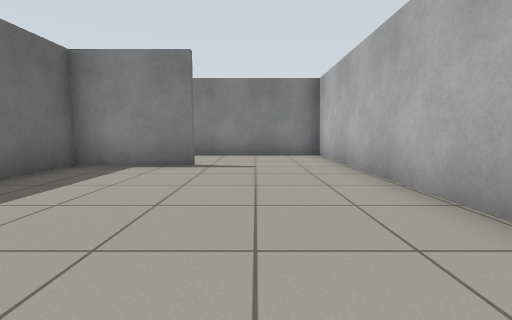
View 1 (above)

19 first-person views from a walk through a world built for the Gazebo simulator. The camera is 0.72 m above the floor, tilts 6° down and sees 90° across. The floor is counted in squares, 1 m on a side. Each view is taken from the middle of a square. On the plan, view 1 faces up. The plan holds only what a view shows up to about 9 squares ahead; the rest is blank.

View 2
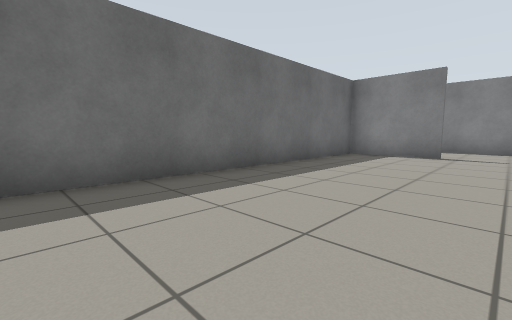

View 3
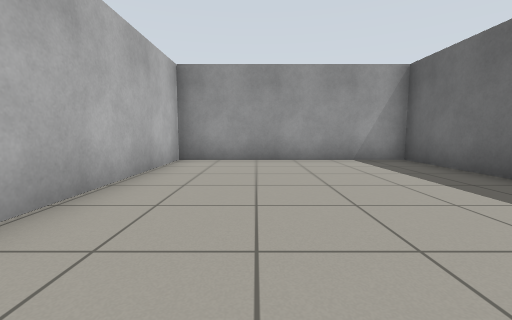

View 4
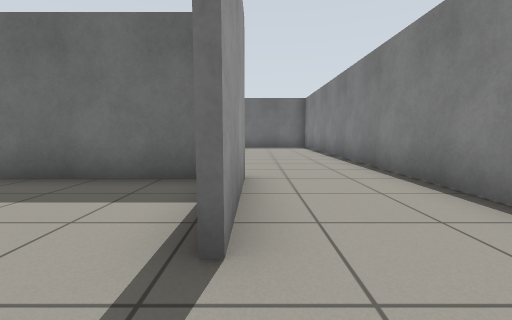

View 5
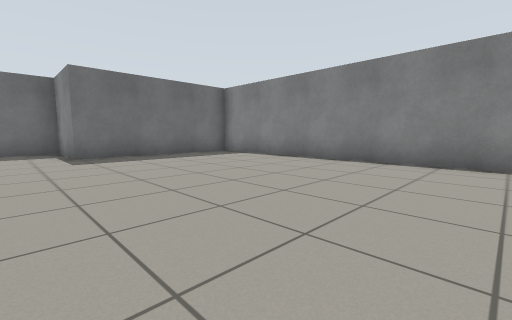

View 6
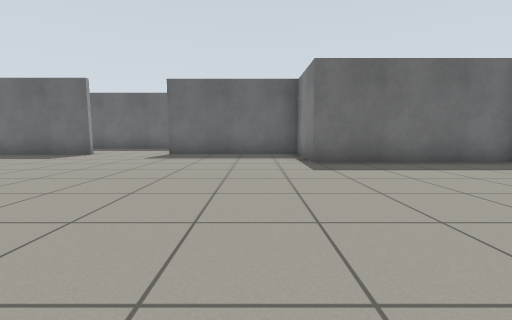

View 7
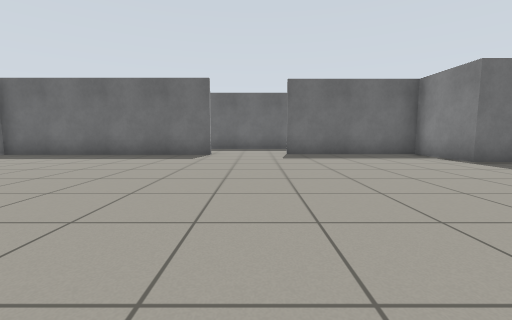

View 8
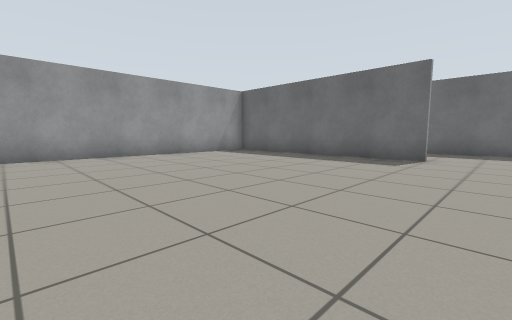

View 9
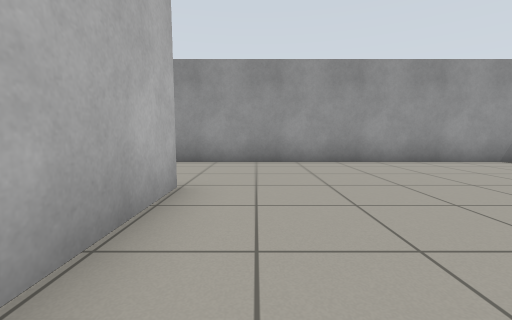

View 10
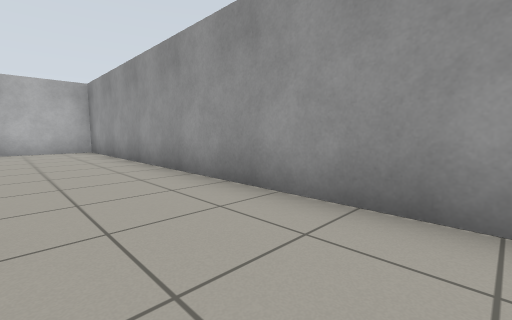

View 11
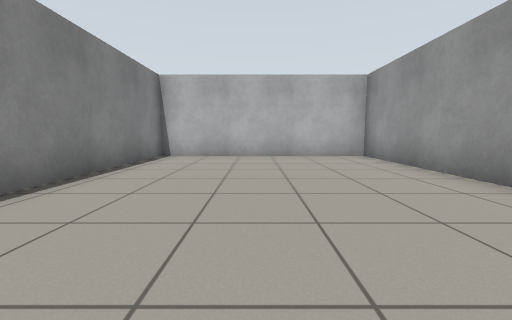

View 12
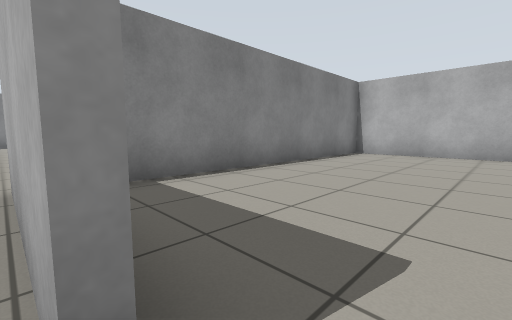

View 13
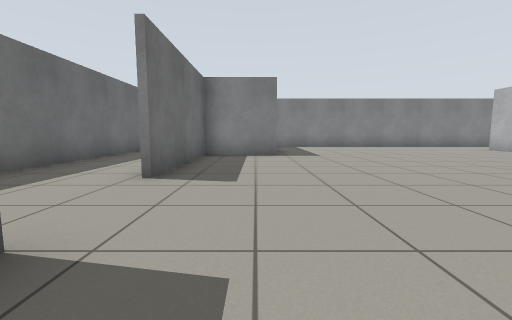

View 14
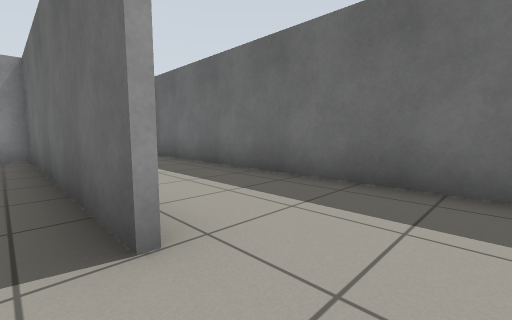

View 15
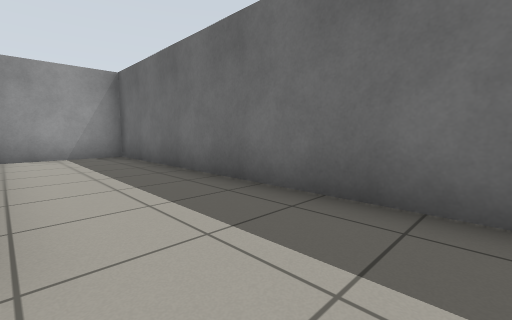

View 16
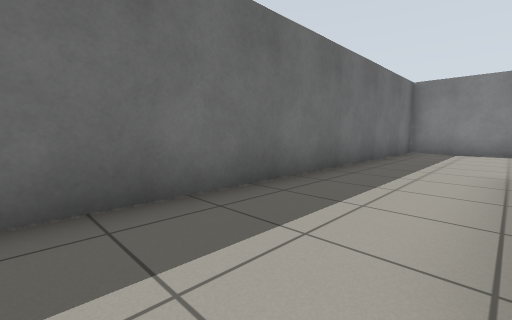

View 17
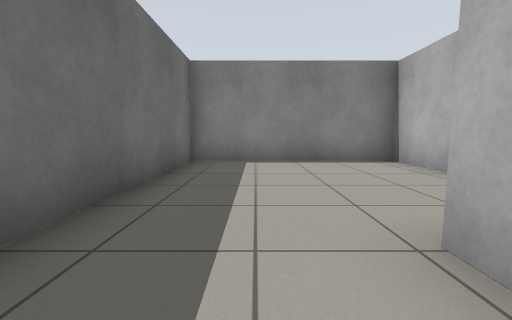

View 18
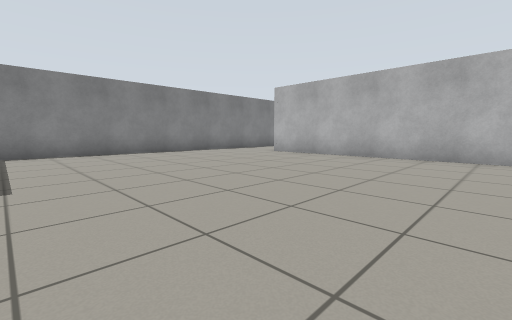

View 19
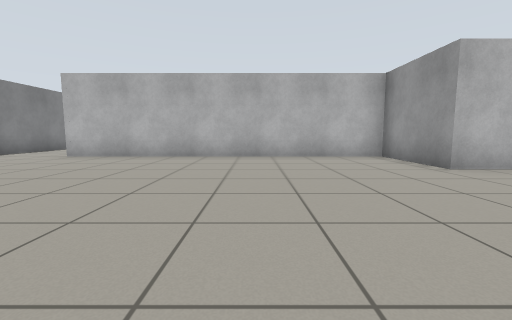

### Floor plan
Points are (right, up) in squares from view 1. A wall is a line through its corners. A room is listed if a view was taken in it or the views show most of it. See-through windows are left out.
Room 1 (views 1, 2, 3, 4)
walls: (-1.4, 5.7) (-4, 5.7) (-4, -3.9); (-4.1, 5.8) (-1.4, 5.8); (-3.9, -3.9) (2.1, -3.9) (2.1, 8.5) (-4.4, 8.5)
ways out: opening at (-5, 7.5) to room 2
Room 2 (views 5, 6, 7, 8, 9, 10, 11, 12, 13, 14, 15, 16, 17, 18, 19)
walls: (-6.9, -7.4) (-6.9, -3.9) (-3.9, -3.9); (-15.5, -3.5) (-15.5, -10.4) (2.1, -10.4) (2.1, -3.9); (-4.1, -4) (-4.1, 5.8); (-15.8, 3) (-15.8, 3.6); (-18.6, 4.5) (-18.6, -10.4) (-15.9, -10.4); (-13.3, 8.4) (-13.3, 3.4) (-15.5, 3.4) (-15.5, -1); (2.1, -4) (-5.7, -4); (-4.4, 8.5) (-12.1, 8.5)
ways out: opening at (-5, 7.5) to room 1; opening at (-17.5, 4) to room 3
Room 3 (no view inside)
walls: (-13.5, 6.6) (-13.5, 8.5) (-18.6, 8.5) (-18.6, 4.5)
ways out: opening at (-17.5, 4) to room 2

Positions as (right, up) in squares from view 1, and headings:
1: (0, 0), facing up
2: (0, -3), facing up-left
3: (0, 3), facing down
4: (0, 6), facing left
5: (-5, 2), facing up-left
6: (-7, 2), facing left
7: (-7, -2), facing left
8: (-8, -2), facing down-left
9: (-8, -4), facing down
10: (-9, -8), facing down-right
11: (-6, -7), facing right
12: (-7, -8), facing up-right
13: (-14, -5), facing up
14: (-15, -2), facing down-left
15: (-16, -2), facing down-left
16: (-16, -2), facing up-left
17: (-17, 2), facing up
18: (-12, -1), facing up-right
19: (-12, 0), facing right
